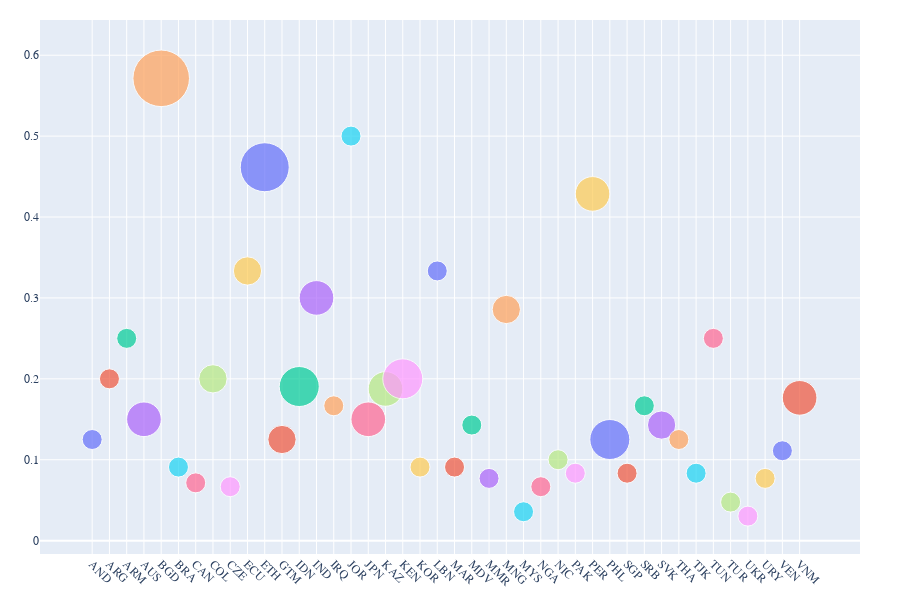

Notebook code cell kept with this figure:
### Code cell
# This script computes the proportion of sentences classified as Q69_1 (confidence in police) for each country
# by aggregating model-predicted labels and normalizing within-country label frequencies. It then produces
# a country-level scatter plot scaled by sentence counts and exports the figure as a high-resolution image.

%run plot_q69_1_pred_proportions.py

### Figure 1 — Plotly figure (JSON) as saved in the notebook; plotly's stock layout.template omitted (floating-point values rounded to 4 significant figures)
{"data": [{"hovertemplate": "<b>%{hovertext}</b><br><br>Country=%{x}<br>=%{y}<br>Sentence Count=%{marker.size}<extra></extra>", "hovertext": ["AND"], "legendgroup": "AND", "marker": {"color": "#636efa", "size": [1], "sizemode": "area", "sizeref": 0.005, "symbol": "circle"}, "mode": "markers", "name": "AND", "orientation": "v", "showlegend": true, "type": "scatter", "x": ["AND"], "xaxis": "x", "y": [0.125], "yaxis": "y"}, {"hovertemplate": "<b>%{hovertext}</b><br><br>Country=%{x}<br>=%{y}<br>Sentence Count=%{marker.size}<extra></extra>", "hovertext": ["ARG"], "legendgroup": "ARG", "marker": {"color": "#EF553B", "size": [1], "sizemode": "area", "sizeref": 0.005, "symbol": "circle"}, "mode": "markers", "name": "ARG", "orientation": "v", "showlegend": true, "type": "scatter", "x": ["ARG"], "xaxis": "x", "y": [0.2], "yaxis": "y"}, {"hovertemplate": "<b>%{hovertext}</b><br><br>Country=%{x}<br>=%{y}<br>Sentence Count=%{marker.size}<extra></extra>", "hovertext": ["ARM"], "legendgroup": "ARM", "marker": {"color": "#00cc96", "size": [1], "sizemode": "area", "sizeref": 0.005, "symbol": "circle"}, "mode": "markers", "name": "ARM", "orientation": "v", "showlegend": true, "type": "scatter", "x": ["ARM"], "xaxis": "x", "y": [0.25], "yaxis": "y"}, {"hovertemplate": "<b>%{hovertext}</b><br><br>Country=%{x}<br>=%{y}<br>Sentence Count=%{marker.size}<extra></extra>", "hovertext": ["AUS"], "legendgroup": "AUS", "marker": {"color": "#ab63fa", "size": [3], "sizemode": "area", "sizeref": 0.005, "symbol": "circle"}, "mode": "markers", "name": "AUS", "orientation": "v", "showlegend": true, "type": "scatter", "x": ["AUS"], "xaxis": "x", "y": [0.15], "yaxis": "y"}, {"hovertemplate": "<b>%{hovertext}</b><br><br>Country=%{x}<br>=%{y}<br>Sentence Count=%{marker.size}<extra></extra>", "hovertext": ["BGD"], "legendgroup": "BGD", "marker": {"color": "#FFA15A", "size": [8], "sizemode": "area", "sizeref": 0.005, "symbol": "circle"}, "mode": "markers", "name": "BGD", "orientation": "v", "showlegend": true, "type": "scatter", "x": ["BGD"], "xaxis": "x", "y": [0.5714], "yaxis": "y"}, {"hovertemplate": "<b>%{hovertext}</b><br><br>Country=%{x}<br>=%{y}<br>Sentence Count=%{marker.size}<extra></extra>", "hovertext": ["BRA"], "legendgroup": "BRA", "marker": {"color": "#19d3f3", "size": [1], "sizemode": "area", "sizeref": 0.005, "symbol": "circle"}, "mode": "markers", "name": "BRA", "orientation": "v", "showlegend": true, "type": "scatter", "x": ["BRA"], "xaxis": "x", "y": [0.09091], "yaxis": "y"}, {"hovertemplate": "<b>%{hovertext}</b><br><br>Country=%{x}<br>=%{y}<br>Sentence Count=%{marker.size}<extra></extra>", "hovertext": ["CAN"], "legendgroup": "CAN", "marker": {"color": "#FF6692", "size": [1], "sizemode": "area", "sizeref": 0.005, "symbol": "circle"}, "mode": "markers", "name": "CAN", "orientation": "v", "showlegend": true, "type": "scatter", "x": ["CAN"], "xaxis": "x", "y": [0.07143], "yaxis": "y"}, {"hovertemplate": "<b>%{hovertext}</b><br><br>Country=%{x}<br>=%{y}<br>Sentence Count=%{marker.size}<extra></extra>", "hovertext": ["COL"], "legendgroup": "COL", "marker": {"color": "#B6E880", "size": [2], "sizemode": "area", "sizeref": 0.005, "symbol": "circle"}, "mode": "markers", "name": "COL", "orientation": "v", "showlegend": true, "type": "scatter", "x": ["COL"], "xaxis": "x", "y": [0.2], "yaxis": "y"}, {"hovertemplate": "<b>%{hovertext}</b><br><br>Country=%{x}<br>=%{y}<br>Sentence Count=%{marker.size}<extra></extra>", "hovertext": ["CZE"], "legendgroup": "CZE", "marker": {"color": "#FF97FF", "size": [1], "sizemode": "area", "sizeref": 0.005, "symbol": "circle"}, "mode": "markers", "name": "CZE", "orientation": "v", "showlegend": true, "type": "scatter", "x": ["CZE"], "xaxis": "x", "y": [0.06667], "yaxis": "y"}, {"hovertemplate": "<b>%{hovertext}</b><br><br>Country=%{x}<br>=%{y}<br>Sentence Count=%{marker.size}<extra></extra>", "hovertext": ["ECU"], "legendgroup": "ECU", "marker": {"color": "#FECB52", "size": [2], "sizemode": "area", "sizeref": 0.005, "symbol": "circle"}, "mode": "markers", "name": "ECU", "orientation": "v", "showlegend": true, "type": "scatter", "x": ["ECU"], "xaxis": "x", "y": [0.3333], "yaxis": "y"}, {"hovertemplate": "<b>%{hovertext}</b><br><br>Country=%{x}<br>=%{y}<br>Sentence Count=%{marker.size}<extra></extra>", "hovertext": ["ETH"], "legendgroup": "ETH", "marker": {"color": "#636efa", "size": [6], "sizemode": "area", "sizeref": 0.005, "symbol": "circle"}, "mode": "markers", "name": "ETH", "orientation": "v", "showlegend": true, "type": "scatter", "x": ["ETH"], "xaxis": "x", "y": [0.4615], "yaxis": "y"}, {"hovertemplate": "<b>%{hovertext}</b><br><br>Country=%{x}<br>=%{y}<br>Sentence Count=%{marker.size}<extra></extra>", "hovertext": ["GTM"], "legendgroup": "GTM", "marker": {"color": "#EF553B", "size": [2], "sizemode": "area", "sizeref": 0.005, "symbol": "circle"}, "mode": "markers", "name": "GTM", "orientation": "v", "showlegend": true, "type": "scatter", "x": ["GTM"], "xaxis": "x", "y": [0.125], "yaxis": "y"}, {"hovertemplate": "<b>%{hovertext}</b><br><br>Country=%{x}<br>=%{y}<br>Sentence Count=%{marker.size}<extra></extra>", "hovertext": ["IDN"], "legendgroup": "IDN", "marker": {"color": "#00cc96", "size": [4], "sizemode": "area", "sizeref": 0.005, "symbol": "circle"}, "mode": "markers", "name": "IDN", "orientation": "v", "showlegend": true, "type": "scatter", "x": ["IDN"], "xaxis": "x", "y": [0.1905], "yaxis": "y"}, {"hovertemplate": "<b>%{hovertext}</b><br><br>Country=%{x}<br>=%{y}<br>Sentence Count=%{marker.size}<extra></extra>", "hovertext": ["IND"], "legendgroup": "IND", "marker": {"color": "#ab63fa", "size": [3], "sizemode": "area", "sizeref": 0.005, "symbol": "circle"}, "mode": "markers", "name": "IND", "orientation": "v", "showlegend": true, "type": "scatter", "x": ["IND"], "xaxis": "x", "y": [0.3], "yaxis": "y"}, {"hovertemplate": "<b>%{hovertext}</b><br><br>Country=%{x}<br>=%{y}<br>Sentence Count=%{marker.size}<extra></extra>", "hovertext": ["IRQ"], "legendgroup": "IRQ", "marker": {"color": "#FFA15A", "size": [1], "sizemode": "area", "sizeref": 0.005, "symbol": "circle"}, "mode": "markers", "name": "IRQ", "orientation": "v", "showlegend": true, "type": "scatter", "x": ["IRQ"], "xaxis": "x", "y": [0.1667], "yaxis": "y"}, {"hovertemplate": "<b>%{hovertext}</b><br><br>Country=%{x}<br>=%{y}<br>Sentence Count=%{marker.size}<extra></extra>", "hovertext": ["JOR"], "legendgroup": "JOR", "marker": {"color": "#19d3f3", "size": [1], "sizemode": "area", "sizeref": 0.005, "symbol": "circle"}, "mode": "markers", "name": "JOR", "orientation": "v", "showlegend": true, "type": "scatter", "x": ["JOR"], "xaxis": "x", "y": [0.5], "yaxis": "y"}, {"hovertemplate": "<b>%{hovertext}</b><br><br>Country=%{x}<br>=%{y}<br>Sentence Count=%{marker.size}<extra></extra>", "hovertext": ["JPN"], "legendgroup": "JPN", "marker": {"color": "#FF6692", "size": [3], "sizemode": "area", "sizeref": 0.005, "symbol": "circle"}, "mode": "markers", "name": "JPN", "orientation": "v", "showlegend": true, "type": "scatter", "x": ["JPN"], "xaxis": "x", "y": [0.15], "yaxis": "y"}, {"hovertemplate": "<b>%{hovertext}</b><br><br>Country=%{x}<br>=%{y}<br>Sentence Count=%{marker.size}<extra></extra>", "hovertext": ["KAZ"], "legendgroup": "KAZ", "marker": {"color": "#B6E880", "size": [3], "sizemode": "area", "sizeref": 0.005, "symbol": "circle"}, "mode": "markers", "name": "KAZ", "orientation": "v", "showlegend": true, "type": "scatter", "x": ["KAZ"], "xaxis": "x", "y": [0.1875], "yaxis": "y"}, {"hovertemplate": "<b>%{hovertext}</b><br><br>Country=%{x}<br>=%{y}<br>Sentence Count=%{marker.size}<extra></extra>", "hovertext": ["KEN"], "legendgroup": "KEN", "marker": {"color": "#FF97FF", "size": [4], "sizemode": "area", "sizeref": 0.005, "symbol": "circle"}, "mode": "markers", "name": "KEN", "orientation": "v", "showlegend": true, "type": "scatter", "x": ["KEN"], "xaxis": "x", "y": [0.2], "yaxis": "y"}, {"hovertemplate": "<b>%{hovertext}</b><br><br>Country=%{x}<br>=%{y}<br>Sentence Count=%{marker.size}<extra></extra>", "hovertext": ["KOR"], "legendgroup": "KOR", "marker": {"color": "#FECB52", "size": [1], "sizemode": "area", "sizeref": 0.005, "symbol": "circle"}, "mode": "markers", "name": "KOR", "orientation": "v", "showlegend": true, "type": "scatter", "x": ["KOR"], "xaxis": "x", "y": [0.09091], "yaxis": "y"}, {"hovertemplate": "<b>%{hovertext}</b><br><br>Country=%{x}<br>=%{y}<br>Sentence Count=%{marker.size}<extra></extra>", "hovertext": ["LBN"], "legendgroup": "LBN", "marker": {"color": "#636efa", "size": [1], "sizemode": "area", "sizeref": 0.005, "symbol": "circle"}, "mode": "markers", "name": "LBN", "orientation": "v", "showlegend": true, "type": "scatter", "x": ["LBN"], "xaxis": "x", "y": [0.3333], "yaxis": "y"}, {"hovertemplate": "<b>%{hovertext}</b><br><br>Country=%{x}<br>=%{y}<br>Sentence Count=%{marker.size}<extra></extra>", "hovertext": ["MAR"], "legendgroup": "MAR", "marker": {"color": "#EF553B", "size": [1], "sizemode": "area", "sizeref": 0.005, "symbol": "circle"}, "mode": "markers", "name": "MAR", "orientation": "v", "showlegend": true, "type": "scatter", "x": ["MAR"], "xaxis": "x", "y": [0.09091], "yaxis": "y"}, {"hovertemplate": "<b>%{hovertext}</b><br><br>Country=%{x}<br>=%{y}<br>Sentence Count=%{marker.size}<extra></extra>", "hovertext": ["MDV"], "legendgroup": "MDV", "marker": {"color": "#00cc96", "size": [1], "sizemode": "area", "sizeref": 0.005, "symbol": "circle"}, "mode": "markers", "name": "MDV", "orientation": "v", "showlegend": true, "type": "scatter", "x": ["MDV"], "xaxis": "x", "y": [0.1429], "yaxis": "y"}, {"hovertemplate": "<b>%{hovertext}</b><br><br>Country=%{x}<br>=%{y}<br>Sentence Count=%{marker.size}<extra></extra>", "hovertext": ["MMR"], "legendgroup": "MMR", "marker": {"color": "#ab63fa", "size": [1], "sizemode": "area", "sizeref": 0.005, "symbol": "circle"}, "mode": "markers", "name": "MMR", "orientation": "v", "showlegend": true, "type": "scatter", "x": ["MMR"], "xaxis": "x", "y": [0.07692], "yaxis": "y"}, {"hovertemplate": "<b>%{hovertext}</b><br><br>Country=%{x}<br>=%{y}<br>Sentence Count=%{marker.size}<extra></extra>", "hovertext": ["MNG"], "legendgroup": "MNG", "marker": {"color": "#FFA15A", "size": [2], "sizemode": "area", "sizeref": 0.005, "symbol": "circle"}, "mode": "markers", "name": "MNG", "orientation": "v", "showlegend": true, "type": "scatter", "x": ["MNG"], "xaxis": "x", "y": [0.2857], "yaxis": "y"}, {"hovertemplate": "<b>%{hovertext}</b><br><br>Country=%{x}<br>=%{y}<br>Sentence Count=%{marker.size}<extra></extra>", "hovertext": ["MYS"], "legendgroup": "MYS", "marker": {"color": "#19d3f3", "size": [1], "sizemode": "area", "sizeref": 0.005, "symbol": "circle"}, "mode": "markers", "name": "MYS", "orientation": "v", "showlegend": true, "type": "scatter", "x": ["MYS"], "xaxis": "x", "y": [0.03571], "yaxis": "y"}, {"hovertemplate": "<b>%{hovertext}</b><br><br>Country=%{x}<br>=%{y}<br>Sentence Count=%{marker.size}<extra></extra>", "hovertext": ["NGA"], "legendgroup": "NGA", "marker": {"color": "#FF6692", "size": [1], "sizemode": "area", "sizeref": 0.005, "symbol": "circle"}, "mode": "markers", "name": "NGA", "orientation": "v", "showlegend": true, "type": "scatter", "x": ["NGA"], "xaxis": "x", "y": [0.06667], "yaxis": "y"}, {"hovertemplate": "<b>%{hovertext}</b><br><br>Country=%{x}<br>=%{y}<br>Sentence Count=%{marker.size}<extra></extra>", "hovertext": ["NIC"], "legendgroup": "NIC", "marker": {"color": "#B6E880", "size": [1], "sizemode": "area", "sizeref": 0.005, "symbol": "circle"}, "mode": "markers", "name": "NIC", "orientation": "v", "showlegend": true, "type": "scatter", "x": ["NIC"], "xaxis": "x", "y": [0.1], "yaxis": "y"}, {"hovertemplate": "<b>%{hovertext}</b><br><br>Country=%{x}<br>=%{y}<br>Sentence Count=%{marker.size}<extra></extra>", "hovertext": ["PAK"], "legendgroup": "PAK", "marker": {"color": "#FF97FF", "size": [1], "sizemode": "area", "sizeref": 0.005, "symbol": "circle"}, "mode": "markers", "name": "PAK", "orientation": "v", "showlegend": true, "type": "scatter", "x": ["PAK"], "xaxis": "x", "y": [0.08333], "yaxis": "y"}, {"hovertemplate": "<b>%{hovertext}</b><br><br>Country=%{x}<br>=%{y}<br>Sentence Count=%{marker.size}<extra></extra>", "hovertext": ["PER"], "legendgroup": "PER", "marker": {"color": "#FECB52", "size": [3], "sizemode": "area", "sizeref": 0.005, "symbol": "circle"}, "mode": "markers", "name": "PER", "orientation": "v", "showlegend": true, "type": "scatter", "x": ["PER"], "xaxis": "x", "y": [0.4286], "yaxis": "y"}, {"hovertemplate": "<b>%{hovertext}</b><br><br>Country=%{x}<br>=%{y}<br>Sentence Count=%{marker.size}<extra></extra>", "hovertext": ["PHL"], "legendgroup": "PHL", "marker": {"color": "#636efa", "size": [4], "sizemode": "area", "sizeref": 0.005, "symbol": "circle"}, "mode": "markers", "name": "PHL", "orientation": "v", "showlegend": true, "type": "scatter", "x": ["PHL"], "xaxis": "x", "y": [0.125], "yaxis": "y"}, {"hovertemplate": "<b>%{hovertext}</b><br><br>Country=%{x}<br>=%{y}<br>Sentence Count=%{marker.size}<extra></extra>", "hovertext": ["SGP"], "legendgroup": "SGP", "marker": {"color": "#EF553B", "size": [1], "sizemode": "area", "sizeref": 0.005, "symbol": "circle"}, "mode": "markers", "name": "SGP", "orientation": "v", "showlegend": true, "type": "scatter", "x": ["SGP"], "xaxis": "x", "y": [0.08333], "yaxis": "y"}, {"hovertemplate": "<b>%{hovertext}</b><br><br>Country=%{x}<br>=%{y}<br>Sentence Count=%{marker.size}<extra></extra>", "hovertext": ["SRB"], "legendgroup": "SRB", "marker": {"color": "#00cc96", "size": [1], "sizemode": "area", "sizeref": 0.005, "symbol": "circle"}, "mode": "markers", "name": "SRB", "orientation": "v", "showlegend": true, "type": "scatter", "x": ["SRB"], "xaxis": "x", "y": [0.1667], "yaxis": "y"}, {"hovertemplate": "<b>%{hovertext}</b><br><br>Country=%{x}<br>=%{y}<br>Sentence Count=%{marker.size}<extra></extra>", "hovertext": ["SVK"], "legendgroup": "SVK", "marker": {"color": "#ab63fa", "size": [2], "sizemode": "area", "sizeref": 0.005, "symbol": "circle"}, "mode": "markers", "name": "SVK", "orientation": "v", "showlegend": true, "type": "scatter", "x": ["SVK"], "xaxis": "x", "y": [0.1429], "yaxis": "y"}, {"hovertemplate": "<b>%{hovertext}</b><br><br>Country=%{x}<br>=%{y}<br>Sentence Count=%{marker.size}<extra></extra>", "hovertext": ["THA"], "legendgroup": "THA", "marker": {"color": "#FFA15A", "size": [1], "sizemode": "area", "sizeref": 0.005, "symbol": "circle"}, "mode": "markers", "name": "THA", "orientation": "v", "showlegend": true, "type": "scatter", "x": ["THA"], "xaxis": "x", "y": [0.125], "yaxis": "y"}, {"hovertemplate": "<b>%{hovertext}</b><br><br>Country=%{x}<br>=%{y}<br>Sentence Count=%{marker.size}<extra></extra>", "hovertext": ["TJK"], "legendgroup": "TJK", "marker": {"color": "#19d3f3", "size": [1], "sizemode": "area", "sizeref": 0.005, "symbol": "circle"}, "mode": "markers", "name": "TJK", "orientation": "v", "showlegend": true, "type": "scatter", "x": ["TJK"], "xaxis": "x", "y": [0.08333], "yaxis": "y"}, {"hovertemplate": "<b>%{hovertext}</b><br><br>Country=%{x}<br>=%{y}<br>Sentence Count=%{marker.size}<extra></extra>", "hovertext": ["TUN"], "legendgroup": "TUN", "marker": {"color": "#FF6692", "size": [1], "sizemode": "area", "sizeref": 0.005, "symbol": "circle"}, "mode": "markers", "name": "TUN", "orientation": "v", "showlegend": true, "type": "scatter", "x": ["TUN"], "xaxis": "x", "y": [0.25], "yaxis": "y"}, {"hovertemplate": "<b>%{hovertext}</b><br><br>Country=%{x}<br>=%{y}<br>Sentence Count=%{marker.size}<extra></extra>", "hovertext": ["TUR"], "legendgroup": "TUR", "marker": {"color": "#B6E880", "size": [1], "sizemode": "area", "sizeref": 0.005, "symbol": "circle"}, "mode": "markers", "name": "TUR", "orientation": "v", "showlegend": true, "type": "scatter", "x": ["TUR"], "xaxis": "x", "y": [0.04762], "yaxis": "y"}, {"hovertemplate": "<b>%{hovertext}</b><br><br>Country=%{x}<br>=%{y}<br>Sentence Count=%{marker.size}<extra></extra>", "hovertext": ["UKR"], "legendgroup": "UKR", "marker": {"color": "#FF97FF", "size": [1], "sizemode": "area", "sizeref": 0.005, "symbol": "circle"}, "mode": "markers", "name": "UKR", "orientation": "v", "showlegend": true, "type": "scatter", "x": ["UKR"], "xaxis": "x", "y": [0.0303], "yaxis": "y"}, {"hovertemplate": "<b>%{hovertext}</b><br><br>Country=%{x}<br>=%{y}<br>Sentence Count=%{marker.size}<extra></extra>", "hovertext": ["URY"], "legendgroup": "URY", "marker": {"color": "#FECB52", "size": [1], "sizemode": "area", "sizeref": 0.005, "symbol": "circle"}, "mode": "markers", "name": "URY", "orientation": "v", "showlegend": true, "type": "scatter", "x": ["URY"], "xaxis": "x", "y": [0.07692], "yaxis": "y"}, {"hovertemplate": "<b>%{hovertext}</b><br><br>Country=%{x}<br>=%{y}<br>Sentence Count=%{marker.size}<extra></extra>", "hovertext": ["VEN"], "legendgroup": "VEN", "marker": {"color": "#636efa", "size": [1], "sizemode": "area", "sizeref": 0.005, "symbol": "circle"}, "mode": "markers", "name": "VEN", "orientation": "v", "showlegend": true, "type": "scatter", "x": ["VEN"], "xaxis": "x", "y": [0.1111], "yaxis": "y"}, {"hovertemplate": "<b>%{hovertext}</b><br><br>Country=%{x}<br>=%{y}<br>Sentence Count=%{marker.size}<extra></extra>", "hovertext": ["VNM"], "legendgroup": "VNM", "marker": {"color": "#EF553B", "size": [3], "sizemode": "area", "sizeref": 0.005, "symbol": "circle"}, "mode": "markers", "name": "VNM", "orientation": "v", "showlegend": true, "type": "scatter", "x": ["VNM"], "xaxis": "x", "y": [0.1765], "yaxis": "y"}], "layout": {"font": {"family": "Times New Roman Bold, Times New Roman", "size": 14}, "height": 600, "hoverlabel": {"font": {"family": "Times New Roman Bold, Times New Roman", "size": 12}}, "legend": {"itemsizing": "constant", "title": {"text": "Country"}, "tracegroupgap": 0}, "margin": {"b": 40, "l": 40, "r": 40, "t": 20}, "showlegend": false, "title": {}, "xaxis": {"anchor": "y", "categoryarray": ["AND", "ARG", "ARM", "AUS", "BGD", "BRA", "CAN", "COL", "CZE", "ECU", "ETH", "GTM", "IDN", "IND", "IRQ", "JOR", "JPN", "KAZ", "KEN", "KOR", "LBN", "MAR", "MDV", "MMR", "MNG", "MYS", "NGA", "NIC", "PAK", "PER", "PHL", "SGP", "SRB", "SVK", "THA", "TJK", "TUN", "TUR", "UKR", "URY", "VEN", "VNM"], "categoryorder": "array", "domain": [0, 1], "tickangle": 45, "tickfont": {"family": "Times New Roman Bold, Times New Roman", "size": 12}, "title": {}}, "yaxis": {"anchor": "x", "domain": [0, 1], "tickfont": {"family": "Times New Roman Bold, Times New Roman", "size": 12}, "title": {}}}}
